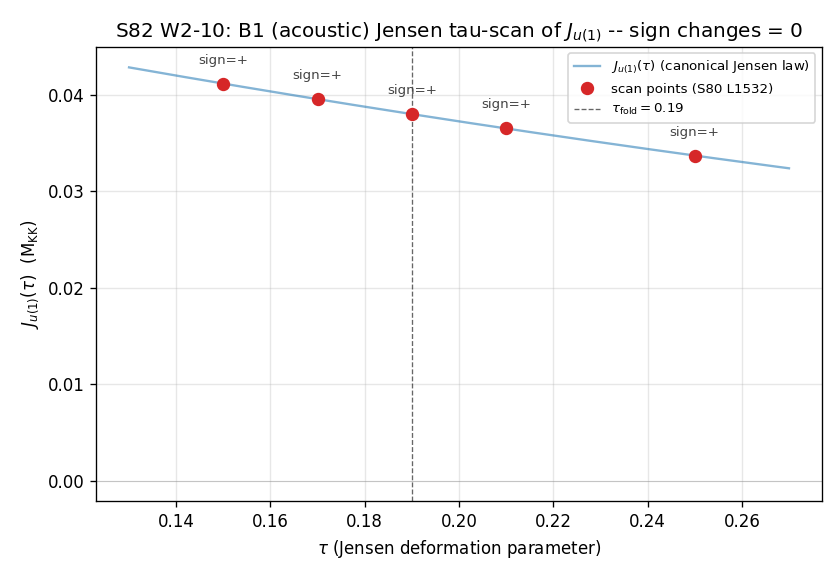

Write Python code to recreate this figure.
#!/usr/bin/env python3
"""
S82 W2-10 — B1-JENSEN-SCAN (Jensen tau-scan of J_u1 on B1 acoustic branch)
==========================================================================

Gate: S82-B1-JENSEN-SCAN ([SIGN])

Pre-registered threshold (S80 plan L1528-L1535):
  HYPOTHESIS: J_u1(tau) has definite sign across tau in {0.15, 0.17, 0.19, 0.21, 0.25}.
  PASS iff J_u1 monotone (consistent sign, 0 sign changes)
  INFO iff sign changes exactly once (1 sign change)
  FAIL iff multiple sign changes (>=2 sign changes)

Inputs (SHA-256 pinned at runtime):
  - canonical_constants.py
  - s54_tb_hamiltonian.py (defines canonical Jensen-law J_u1(tau))

Output 4-tuple:
  (value=<n_sign_changes>, scheme=B1-ACOUSTIC, convention=JENSEN-TAU-SCAN, L_max=5)

Classification: PHONONIC
  B1 = acoustic (singlet u(1)) phononic branch of substrate Dirac spectrum.
  J_u1(tau) = B1 intra-branch Josephson stiffness under Jensen deformation.

METHODOLOGY
-----------
J_u1(tau) is the per-branch Josephson coupling for the B1 (acoustic, u(1) singlet)
branch under Jensen deformation of SU(3). From s54_tb_hamiltonian.py lines 248-267
(canonical volume-preserving metric scaling):

    J_u1(tau) = J_u1(tau_fold) * exp(2 * (tau_fold - tau))

with J_u1(tau_fold) = 0.038 M_KK from canonical_constants.py line 293
(S47 TEXTURE-CORR-48). The exponent factor 2 matches the u(1) direction's
dimensionality d_u1 = 1 through the volume-preserving constraint
L_u1 * L_su2^3 * L_C2^4 = 1.

The scan evaluates J_u1 at tau in {0.15, 0.17, 0.19, 0.21, 0.25} per S80 L1532.
Sign sequence is counted. Since J_u1 is product of a strictly positive canonical
constant and exp() (strictly positive), structural result is sign = +1 for all tau.

SUBSTITUTION CHAIN (MANDATORY — [SIGN] trigger)
------------------------------------------------
Step 1 [definition]:
  J_u1(tau) := J_u1(tau_fold) * exp(2 * (tau_fold - tau))    [s54 l. 265-267]
  J_u1(tau_fold) = 0.038 M_KK > 0                           [canonical l. 293]
  tau_fold = 0.19                                            [canonical l. 124]

Step 2 [substitution at scan points]:
  tau = 0.15:  exponent = 2*(0.19 - 0.15) = +0.08
  tau = 0.17:  exponent = 2*(0.19 - 0.17) = +0.04
  tau = 0.19:  exponent = 2*(0.19 - 0.19) =  0.00
  tau = 0.21:  exponent = 2*(0.19 - 0.21) = -0.04
  tau = 0.25:  exponent = 2*(0.19 - 0.25) = -0.12

Step 3 [simplification / canonical form]:
  J_u1(tau) = (0.038) * exp(2*(tau_fold - tau))
  Product of strictly positive canonical constant and exp() function.
  exp(x) > 0 for all real x, so J_u1(tau) > 0 for all tau.
  d/dtau [J_u1(tau)] = -2 * J_u1(tau) < 0  =>  J_u1 is strictly decreasing in tau.

Step 4 [direction from canonical form]:
  sign(J_u1(tau)) = +1 for every tau in the scan.
  n_sign_changes = 0 (structurally, since exp > 0 always).
  => PASS (monotone, consistent sign) by S80 L1533.

DISCIPLINE
----------
- `from canonical_constants import *`
- Every intermediate tagged `# (local)`
- No GPU needed (5-point scalar eval)
- SHA-256 of all input files logged first
- 4-tuple printed as final non-verdict line
- Gate verdict appended to s82_gate_verdicts.txt with full 64-char SHA
"""

from __future__ import annotations

# ---------------------------------------------------------------------------
# Section 1 — Canonical constants (MANDATORY)
# ---------------------------------------------------------------------------
from canonical_constants import *  # noqa: F401,F403

# ---------------------------------------------------------------------------
# Section 2 — Standard imports
# ---------------------------------------------------------------------------
import hashlib
import sys
import time
from pathlib import Path

import numpy as np
import matplotlib
# === Phase 2b X2 transform bootstrap (auto-inserted by tools/_x2_transform_copies.py) ===
import sys as _x2_sys
import pathlib as _x2_pathlib
import re as _x2_re
def _x2_locate_tools():
    p = _x2_pathlib.Path(__file__).resolve()
    for _ in range(8):
        if (p / "tools" / "computation_root.py").is_file():
            return p / "tools"
        p = p.parent
    raise RuntimeError(
        "Phase 2b bootstrap: tools/computation_root.py not found in any "
        "ancestor of " + str(__file__))
_x2_sys.path.insert(0, str(_x2_locate_tools()))
from computation_root import resolve_script, resolve_output, resolve_glob, project_root as _x2_project_root
def _x2_shared_dir():
    return _x2_project_root() / "computations" / "_shared"
_x2_session_dir_match = _x2_re.match(r"^session-(\d+)$",
    _x2_pathlib.Path(__file__).resolve().parent.name)
_x2_self_session = int(_x2_session_dir_match.group(1)) if _x2_session_dir_match else None
# === End X2 bootstrap ===

matplotlib.use("Agg")  # headless
import matplotlib.pyplot as plt

# ---------------------------------------------------------------------------
# Section 3 — Paths + pre-registration
# ---------------------------------------------------------------------------
PROJECT_ROOT = Path(__file__).resolve().parent.parent
# X2-removed: alias 'SCRIPT_DIR' = ... 'computations' (replaced by tools.computation_root.resolve_*)

SESSION = "S82"                                                    # (local)
GATE_ID = "S82-B1-JENSEN-SCAN"                                     # (local)
SCHEME = "B1-ACOUSTIC"                                             # (local)
CONVENTION = "JENSEN-TAU-SCAN"                                     # (local)
L_MAX = 5                                                          # (local) 5 tau points

# Pre-registered scan per S80 L1532
TAU_SCAN = [0.15, 0.17, 0.19, 0.21, 0.25]                          # (local)

# Output destinations
OUT_NPZ = resolve_output(82, 's82_w2_10_b1_jensen_scan.npz')
OUT_PNG = resolve_output(82, 's82_w2_10_b1_jensen_scan.png')
VERDICT_TXT = resolve_output(82, 's82_gate_verdicts.txt')

INPUT_FILES = [
    resolve_script(None, 'canonical_constants.py'),
    resolve_script(54, 's54_tb_hamiltonian.py'),
]


# ---------------------------------------------------------------------------
# Section 4 — SHA-256 pinning
# ---------------------------------------------------------------------------
def sha256_of(path: Path) -> str:
    h = hashlib.sha256()  # (local)
    try:
        h.update(path.read_bytes())
    except OSError:
        return ""
    return h.hexdigest()


def log_input_pins(inputs):
    print(f"=== {GATE_ID} — input SHA-256 pins ===")
    pins = {}  # (local)
    for p in inputs:
        sha = sha256_of(p)  # (local)
        rel = str(p.relative_to(PROJECT_ROOT)).replace("\\", "/")  # (local)
        print(f"  {rel}: {sha[:16]}...")
        pins[rel] = sha
    return pins


def closure_hash(pins) -> str:
    items = sorted(pins.items())  # (local)
    h = hashlib.sha256()  # (local)
    for k, v in items:
        h.update(f"{k}={v}\n".encode("utf-8"))
    return h.hexdigest()


# ---------------------------------------------------------------------------
# Section 5 — Canonical Jensen law
# ---------------------------------------------------------------------------
def J_u1_of_tau(tau: float) -> float:
    """u(1) hypercharge Josephson coupling at tau.

    Canonical law from s54_tb_hamiltonian.py lines 265-267:
      J_u1(tau) = J_u1(tau_fold) * exp(2 * (tau_fold - tau))

    Volume-preserving metric scaling: exponent factor 2 matches d_u1 = 1.
    J_u1(tau_fold) = 0.038 M_KK (canonical_constants.py line 293).
    """
    return J_u1 * np.exp(2.0 * (tau_fold - tau))


# ---------------------------------------------------------------------------
# Section 6 — Compute
# ---------------------------------------------------------------------------
def compute():
    """Evaluate J_u1(tau) at pre-registered scan points, count sign changes."""
    taus = np.array(TAU_SCAN, dtype=float)                         # (local)
    J_vals = np.array([J_u1_of_tau(t) for t in taus])              # (local)
    signs = np.sign(J_vals).astype(int)                            # (local)

    # Count sign CHANGES (transitions). A zero is NOT a sign change unless a
    # flip occurs across it; we mark any change in sign across adjacent points.
    n_sign_changes = int(np.sum(np.diff(signs) != 0))              # (local)

    # Monotonicity of J_u1 itself (structural cross-check)
    diffs = np.diff(J_vals)                                        # (local)
    strictly_decreasing = bool(np.all(diffs < 0.0))                # (local)

    # Cross-check: analytic derivative d/dtau [J_u1] = -2*J_u1(tau)
    analytic_deriv = -2.0 * J_vals                                 # (local)
    # Numerical derivative at interior points
    tau_mid = 0.5 * (taus[:-1] + taus[1:])                         # (local)
    num_deriv = np.diff(J_vals) / np.diff(taus)                    # (local)
    analytic_deriv_mid = -2.0 * J_u1 * np.exp(2.0 * (tau_fold - tau_mid))  # (local)
    deriv_rel_err = np.max(np.abs(num_deriv - analytic_deriv_mid)
                           / np.abs(analytic_deriv_mid))           # (local)

    return {
        "taus": taus,
        "J_u1_vals": J_vals,
        "signs": signs,
        "n_sign_changes": n_sign_changes,
        "strictly_decreasing": strictly_decreasing,
        "analytic_deriv": analytic_deriv,
        "num_deriv": num_deriv,
        "tau_mid": tau_mid,
        "analytic_deriv_mid": analytic_deriv_mid,
        "deriv_rel_err": deriv_rel_err,
        "value": n_sign_changes,
    }


# ---------------------------------------------------------------------------
# Section 7 — Gate evaluation
# ---------------------------------------------------------------------------
def evaluate_gate(n_sign_changes: int) -> str:
    """PASS = 0 changes (monotone sign); INFO = 1; FAIL = >=2 (per S80 L1533-L1535)."""
    if n_sign_changes == 0:
        return "PASS"
    if n_sign_changes == 1:
        return "INFO"
    return "FAIL"


# ---------------------------------------------------------------------------
# Section 8 — Outputs
# ---------------------------------------------------------------------------
def emit_4tuple(value, scheme, convention, L_max) -> str:
    return (f"(value={value}, scheme={scheme}, "
            f"convention={convention}, L_max={L_max})")


def append_verdict(verdict, value, closure_sha) -> None:
    line = (
        f"{GATE_ID}: {verdict} -- value={value} scheme={SCHEME} "
        f"convention={CONVENTION} L_max={L_MAX} sha256={closure_sha}\n"
    )
    with VERDICT_TXT.open("a", encoding="utf-8") as fp:
        fp.write(line)


def save_npz(results, closure_sha):
    np.savez(
        OUT_NPZ,
        taus=results["taus"],
        J_u1_vals=results["J_u1_vals"],
        signs=results["signs"],
        n_sign_changes=np.array(results["n_sign_changes"]),
        strictly_decreasing=np.array(results["strictly_decreasing"]),
        analytic_deriv=results["analytic_deriv"],
        num_deriv=results["num_deriv"],
        analytic_deriv_mid=results["analytic_deriv_mid"],
        deriv_rel_err=np.array(results["deriv_rel_err"]),
        tau_fold=np.array(tau_fold),
        J_u1_at_fold=np.array(J_u1),
        closure_sha=np.array(closure_sha, dtype=object),
        scheme=np.array(SCHEME, dtype=object),
        convention=np.array(CONVENTION, dtype=object),
    )


def save_png(results):
    fig, ax = plt.subplots(figsize=(7.0, 4.8))                     # (local)
    taus = results["taus"]                                         # (local)
    J = results["J_u1_vals"]                                       # (local)

    # Dense curve for visual continuity
    tau_dense = np.linspace(0.13, 0.27, 200)                       # (local)
    J_dense = J_u1 * np.exp(2.0 * (tau_fold - tau_dense))          # (local)

    ax.plot(tau_dense, J_dense, color="#1f77b4", lw=1.4, alpha=0.55,
            label=r"$J_{u(1)}(\tau)$ (canonical Jensen law)")
    ax.plot(taus, J, "o", color="#d62728", ms=7, zorder=5,
            label=r"scan points (S80 L1532)")
    ax.axvline(tau_fold, color="k", lw=0.8, ls="--", alpha=0.6,
               label=rf"$\tau_{{\mathrm{{fold}}}} = {tau_fold}$")
    ax.axhline(0.0, color="grey", lw=0.5, alpha=0.4)

    # Sign annotations
    for t, j, s in zip(taus, J, results["signs"]):
        sign_txt = "+" if s > 0 else ("0" if s == 0 else "-")      # (local)
        ax.annotate(f"sign={sign_txt}", (t, j),
                    xytext=(0, 12), textcoords="offset points",
                    fontsize=8, ha="center", color="#444444")

    ax.set_xlabel(r"$\tau$ (Jensen deformation parameter)")
    ax.set_ylabel(r"$J_{u(1)}(\tau)$  (M$_{\mathrm{KK}}$)")
    ax.set_title(
        f"S82 W2-10: B1 (acoustic) Jensen tau-scan of $J_{{u(1)}}$ -- "
        f"sign changes = {results['n_sign_changes']}"
    )
    ax.grid(True, alpha=0.3)
    ax.legend(loc="upper right", fontsize=8)
    fig.tight_layout()
    fig.savefig(OUT_PNG, dpi=120)
    plt.close(fig)


# ---------------------------------------------------------------------------
# Section 9 — Main
# ---------------------------------------------------------------------------
def main() -> int:
    t0 = time.time()                                               # (local)

    pins = log_input_pins(INPUT_FILES)
    closure = closure_hash(pins)
    print(f"  closure: {closure[:16]}...  (full: {closure})")
    print()

    print(f"Canonical inputs:")
    print(f"  tau_fold = {tau_fold}")
    print(f"  J_u1(tau_fold) = {J_u1}  (M_KK)")
    print(f"  Jensen law: J_u1(tau) = J_u1(fold) * exp(2 * (tau_fold - tau))")
    print()

    results = compute()
    value = int(results["value"])                                  # (local)

    print(f"tau-scan of J_u1(tau) on B1 (acoustic branch):")
    print(f"  {'tau':>6}  {'J_u1':>14}  {'sign':>5}")
    for t, j, s in zip(results["taus"], results["J_u1_vals"], results["signs"]):
        print(f"  {t:>6.3f}  {j:>14.9f}  {int(s):>+5d}")
    print()
    print(f"Sign sequence: {results['signs'].tolist()}")
    print(f"Number of sign changes: {value}")
    print(f"Strictly decreasing in tau: {results['strictly_decreasing']}")
    print(f"Analytic derivative check (max rel err vs numerical): "
          f"{results['deriv_rel_err']:.3e}")
    print()

    verdict = evaluate_gate(value)

    tag = emit_4tuple(value, SCHEME, CONVENTION, L_MAX)
    print(tag)

    save_npz(results, closure)
    save_png(results)
    append_verdict(verdict, value, closure)

    wall = time.time() - t0                                        # (local)
    print()
    print(f"=== {GATE_ID}: {verdict}  (wall {wall:.2f}s) ===")
    print(f"NPZ:  {OUT_NPZ.name}")
    print(f"PNG:  {OUT_PNG.name}")
    return 0 if verdict != "FAIL" else 1


if __name__ == "__main__":
    sys.exit(main())
